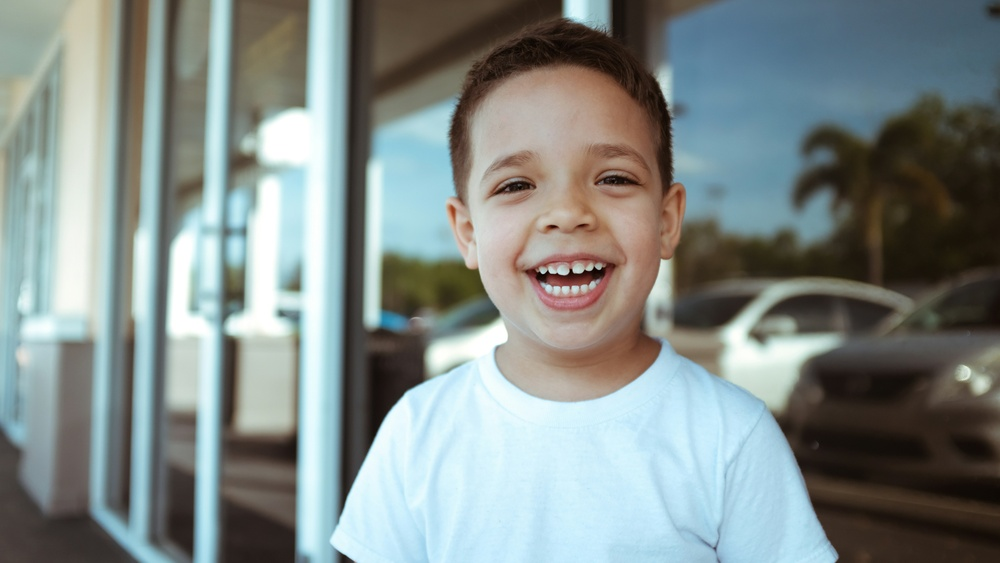
#> input picture ACP/Lesson 2/1.jpg, 1000 x 563 px, shrunk from 6000 x 3376 before the run
$ python 2_ImageManipulationChallenge.py
#> lines starting #> are read from the running program, lines starting #| are printed output that depends on the picture
import cv2
import numpy as np

img = cv2.imread("1.jpg")
#> img is the input picture: shape (563, 1000, 3); mean B, G, R 137, 139.2, 129.6

if img is None:
    print("Error: Could not find or read '1.jpg' in the current folder!")
    exit()

height, width = img.shape[:2]
#> height = 563; width = 1000

rotated_img = cv2.rotate(img, cv2.ROTATE_90_CLOCKWISE)
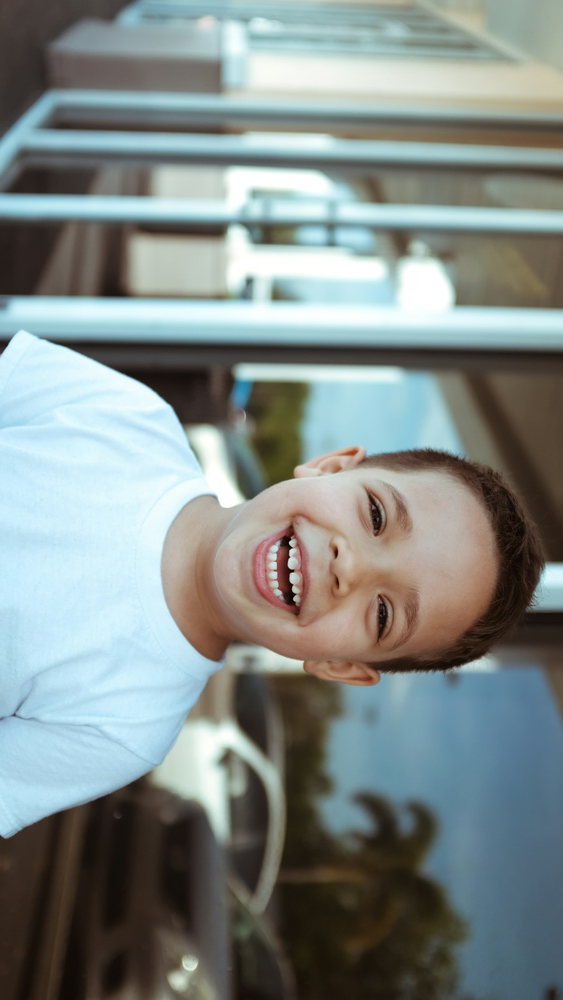
#> rotated_img: shape (1000, 563, 3); mean B, G, R 137, 139.2, 129.6

brightened_img = cv2.convertScaleAbs(img, alpha=1.0, beta=50)
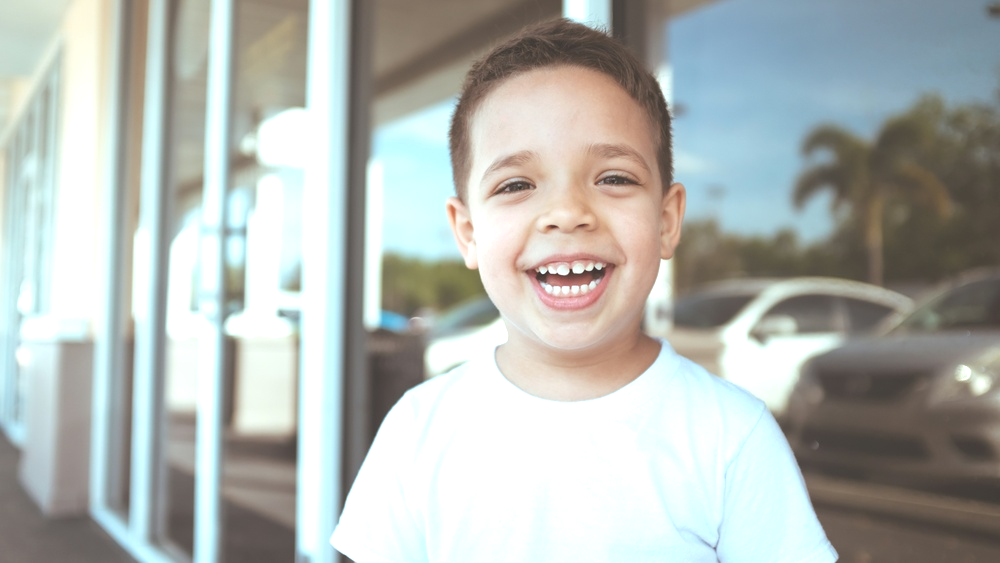
#> brightened_img: shape (563, 1000, 3); mean B, G, R 177.7, 182, 177.3

start_y, end_y = int(height * 0.25), int(height * 0.75)
#> start_y = 140; end_y = 422
start_x, end_x = int(width * 0.25), int(width * 0.75)
#> start_x = 250; end_x = 750
cropped_img = img[start_y:end_y, start_x:end_x]
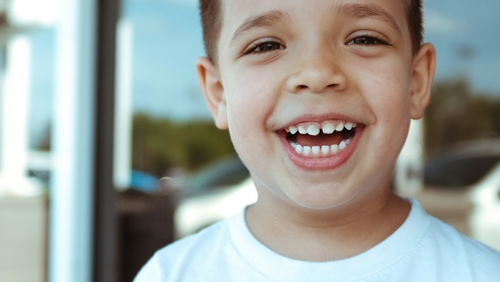
#> cropped_img: shape (282, 500, 3); mean B, G, R 154.7, 160.2, 156.1

cv2.imwrite("1_rotated.jpg", rotated_img)
cv2.imwrite("1_brightened.jpg", brightened_img)
cv2.imwrite("1_cropped.jpg", cropped_img)
print("All transformations saved successfully!")

cv2.namedWindow("Original Image", cv2.WINDOW_NORMAL)
cv2.namedWindow("Transform 1: Rotated", cv2.WINDOW_NORMAL)
cv2.namedWindow("Transform 2: Brightened", cv2.WINDOW_NORMAL)
cv2.namedWindow("Transform 3: Cropped", cv2.WINDOW_NORMAL)

cv2.imshow("Original Image", img)
cv2.imshow("Transform 1: Rotated", rotated_img)
cv2.imshow("Transform 2: Brightened", brightened_img)
cv2.imshow("Transform 3: Cropped", cropped_img)

print("Press any key on an image window to exit.")
cv2.waitKey(0)
cv2.destroyAllWindows()
